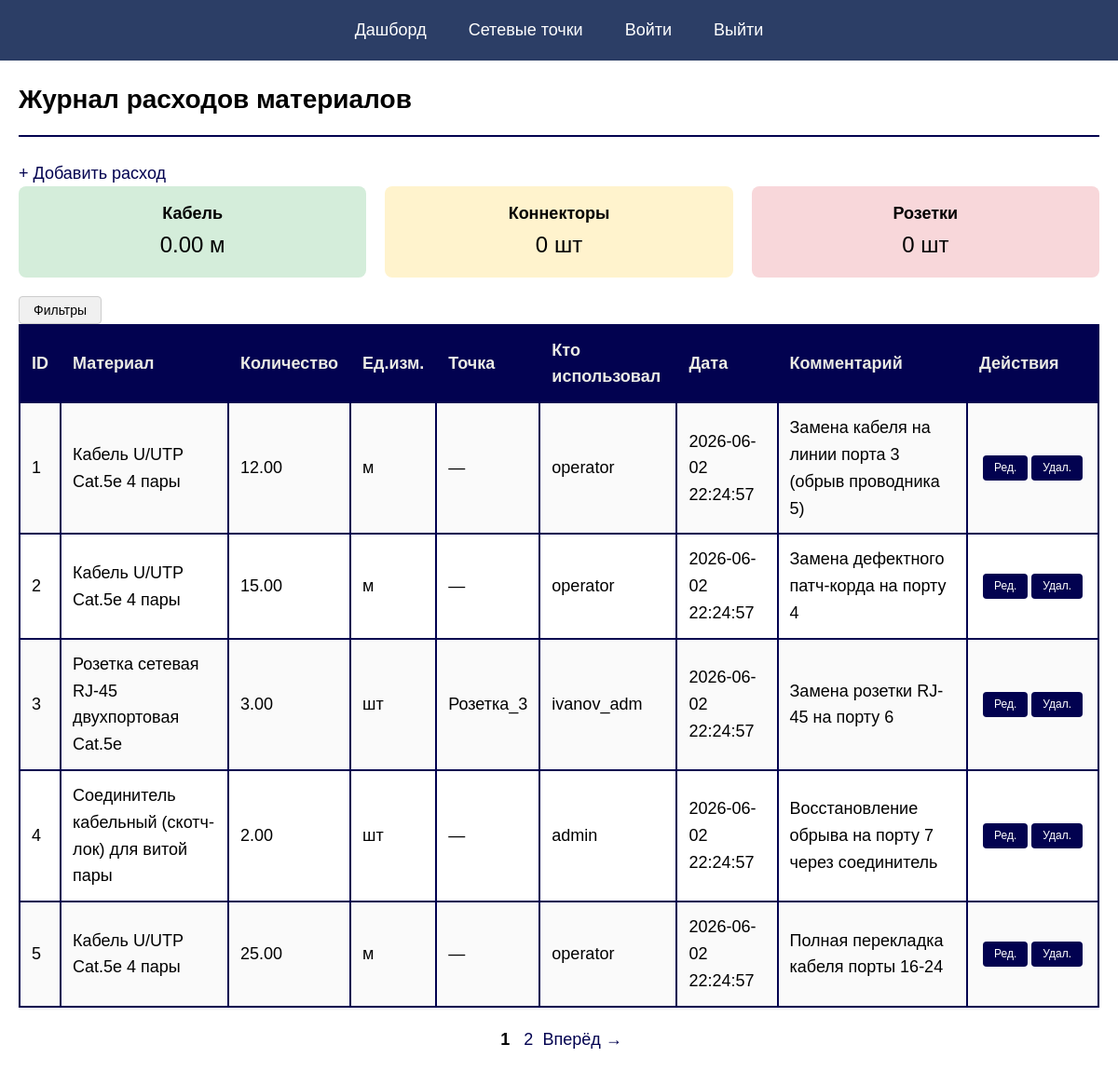
Screenshot of /public/materials/materials.php with the database file from the repository.
### tables this page shows
CREATE TABLE `material_usage` (
                                  `id` int(11) NOT NULL AUTO_INCREMENT,
                                  `material_id` int(11) NOT NULL,
                                  `quantity` decimal(10,2) NOT NULL,
                                  `point_id` int(11) DEFAULT NULL,
                                  `defect_id` int(11) DEFAULT NULL,
                                  `used_by` int(11) NOT NULL,
                                  `used_at` datetime DEFAULT CURRENT_TIMESTAMP,
                                  `comment` text,
                                  PRIMARY KEY (`id`),
                                  KEY `material_id` (`material_id`),
                                  KEY `point_id` (`point_id`),
                                  KEY `defect_id` (`defect_id`),
                                  KEY `used_by` (`used_by`),
                                  CONSTRAINT `material_usage_ibfk_1` FOREIGN KEY (`material_id`) REFERENCES `materials` (`id`),
                                  CONSTRAINT `material_usage_ibfk_2` FOREIGN KEY (`point_id`) REFERENCES `network_points` (`id`) ON DELETE SET NULL,
                                  CONSTRAINT `material_usage_ibfk_3` FOREIGN KEY (`defect_id`) REFERENCES `defects` (`id`) ON DELETE SET NULL,
                                  CONSTRAINT `material_usage_ibfk_4` FOREIGN KEY (`used_by`) REFERENCES `users` (`id`) ON DELETE CASCADE
);

CREATE TABLE `materials` (
                             `id` int(11) NOT NULL AUTO_INCREMENT,
                             `name` varchar(100) NOT NULL,
                             `type` enum('кабель','коннектор','розетка','крепление','другое') NOT NULL,
                             `unit` enum('м','шт') NOT NULL,
                             PRIMARY KEY (`id`)
);

CREATE TABLE `users` (
                         `id` int(11) NOT NULL AUTO_INCREMENT,
                         `login` varchar(50) NOT NULL UNIQUE,
                         `password_hash` varchar(255) NOT NULL,
                         `role` enum('admin','operator') DEFAULT 'operator',
                         `created_at` timestamp default CURRENT_TIMESTAMP,
                         PRIMARY KEY (`id`)
);

CREATE TABLE `network_points` (
                                  `id` int(11) NOT NULL AUTO_INCREMENT,
                                  `label` varchar(20) NOT NULL UNIQUE,
                                  `type` enum('розетка','коммутатор','кабель','патч-корд') NOT NULL,
                                  `location` varchar(100) DEFAULT NULL,
                                  `status` enum('активна','дефект','списана') DEFAULT 'активна',
                                  `last_check` date DEFAULT NULL,
                                  PRIMARY KEY (`id`)
);

### public/materials/materials.php (called while the page is built, shortened)
<?php
require_once '../../config/db.php';
require_once '../../controllers/materials/materials_controller.php';
include '../../views/materials/index.php';

### controllers/materials/materials_controller.php (called while the page is built, shortened)
<?php
require_once __DIR__ . '/../../models/materials/MaterialModel.php';
require_once __DIR__ . '/../../includes/pagination.php';
$limit = 5;
$page = isset($_GET['page']) ? (int)$_GET['page'] : 1;
$date_from = $_GET['date_from'] ?? '';
$date_to = $_GET['date_to'] ?? '';
$material_id = $_GET['material_id'] ?? '';
$total = countAllMaterialsUsage($pdo, $date_from, $date_to, $material_id);
$pagination = getPaginationInfo($total, $limit, $page);
$items = getMaterialsUsageWithPagination($pdo, $pagination['limit'], $pagination['offset'], $date_from, $date_to, $material_id);
$currentPage = $pagination['current_page'];
$totalPages = $pagination['total_pages'];
?>

### models/materials/MaterialModel.php (called while the page is built, shortened)
<?php
function getMaterialsUsageWithPagination($pdo, $limit, $offset, $date_from = '', $date_to = '', $material_id = '') {
    $sql = "SELECT
                material_usage.id,
                material_usage.quantity,
                material_usage.point_id,
                material_usage.defect_id,
                material_usage.used_by,
                material_usage.used_at,
                material_usage.comment,
                materials.name AS material_name,
                materials.type AS material_type,
                materials.unit AS unit,
                users.login AS user_name,
                network_points.label AS point_label
            FROM material_usage
            LEFT JOIN materials ON material_usage.material_id = materials.id
            LEFT JOIN users ON material_usage.used_by = users.id
            LEFT JOIN network_points ON material_usage.point_id = network_points.id
            WHERE 1=1";
    $params = [];
    $sql .= " LIMIT :limit OFFSET :offset";
    $stmt = $pdo->prepare($sql);
    $stmt->bindValue(':limit', (int)$limit, PDO::PARAM_INT);
    $stmt->bindValue(':offset', (int)$offset, PDO::PARAM_INT);
    $stmt->execute();
    return $stmt->fetchAll(PDO::FETCH_ASSOC);
}
function countAllMaterialsUsage($pdo, $date_from = '', $date_to = '', $material_id = '') {
    $sql = "SELECT COUNT(*) FROM material_usage WHERE 1=1";
    $params = [];
    $stmt = $pdo->prepare($sql);
    $stmt->execute($params);
    return $stmt->fetchColumn();
}
?>

### includes/pagination.php (called while the page is built, shortened)
<?php
function getPaginationInfo($total, $limit = 5, $page = 1) {
    $totalPages = ceil($total / $limit);
    return [
        'current_page' => $page,
        'total_pages' => $totalPages,
        'total' => $total,
        'limit' => $limit,
        'offset' => ($page - 1) * $limit
    ];
}
?>

### views/materials/index.php (the view, shortened to what this page needs)
<?php include __DIR__ . '/../../views/layouts/header.php'; ?>
    <h1>Журнал расходов материалов</h1>
    <p><a href="materials_add.php">+ Добавить расход</a></p>
<?php include __DIR__ . '/summary.php'; ?>
<?php include __DIR__ . '/filter.php'; ?>
<?php if (empty($items)): ?>
    <p>Нет записей.</p>
<?php else: ?>
    <table border="1" cellpadding="10" width="100%" style="border-collapse: collapse;">
        <tr style="background: #f0f0f0;">
            <th>ID</th>
            <th>Материал</th>
            <th>Количество</th>
            <th>Ед.изм.</th>
            <th>Точка</th>
            <th>Кто использовал</th>
            <th>Дата</th>
            <th>Комментарий</th>
            <th>Действия</th>
        </tr>
        <?php foreach ($items as $item): ?>
            <tr>
                <td><?= htmlspecialchars($item['id']) ?></td>
                <td><?= htmlspecialchars($item['material_name']) ?></td>
                <td><?= htmlspecialchars($item['quantity']) ?></td>
                <td><?= $item['unit'] == 'м' ? 'м' : 'шт' ?></td>
                <td><?= htmlspecialchars($item['point_label'] ?? '—') ?></td>
                <td><?= htmlspecialchars($item['user_name'] ?? '—') ?></td>
                <td><?= htmlspecialchars($item['used_at']) ?></td>
                <td><?= htmlspecialchars($item['comment'] ?? '—') ?></td>
                <td>
                    <a href="material_edit.php?id=<?= $item['id'] ?>">Ред.</a> |
                    <a href="material_delete.php?id=<?= $item['id'] ?>" onclick="return confirm('Удалить запись?')">Удал.</a>
                </td>
            </tr>
        <?php endforeach; ?>
    </table>
<?php endif; ?>
<?php if ($totalPages > 1): ?>
    <div style="margin-top: 20px; text-align: center;">
        <?php for ($i = 1; $i <= $totalPages; $i++): ?>
                <?php
                $params = $_GET;
                $params['page'] = $i;
                $linkPage = "?" . http_build_query($params); ?>
            <?php if ($i == $currentPage): ?>
                <strong style="margin: 0 5px;"><?= $i ?></strong>
            <?php else: ?>
                <a href="<?= $linkPage?>" style="margin: 0 5px;"><?= $i ?></a>
            <?php endif; ?>
        <?php endfor; ?>
        <?php if ($currentPage < $totalPages): ?>
                <?php
                $params = $_GET;
                $params['page'] = $currentPage + 1;
                $linkNext = "?" . http_build_query($params); ?>
            <a href="<?= $linkNext ?>">Вперёд →</a>
        <?php endif; ?>
    </div>
<?php endif; ?>

### assets/main.css (style rules this page uses)
* { margin: 0; padding: 0; box-sizing: border-box; }
:root { --primary: #020250; --secondary: #020250; --success: #ffffff; --warning: #020250; --danger: #020250; --text: #000000; --text-light: #7f8c8d; }
html, body { font-family: 'Spectrum Sans', -apple-system, Spectrum Sans, sans-serif; color: var(--text); background-color: #ecece5; font-size: 18px; line-height: 1.6; }
h1 { margin-bottom: 25px; padding-bottom: 15px; border-bottom: 2px solid var(--secondary); font-size: 28px; }
table { width: 100%; border-collapse: collapse; background-color: #ffffff; box-shadow: 0 1px 3px rgba(0, 0, 0, 0.1); margin-bottom: 20px; }
table th { background-color: var(--primary); color: #ecece5; padding: 12px; text-align: left; font-weight: 600; }
table td { padding: 12px; border-bottom: 1px solid #ecf0f1; }
table tbody tr:nth-child(even) { background-color: #fafafa; }
a { color: var(--secondary); text-decoration: none; }
table { border: 2px solid #020250; }
table th, table td { border: 2px solid #020250; border-bottom: 2px solid #020250; }
table th { border-bottom: 2px solid #020250; }
table td:last-child { white-space: nowrap; }
table td:last-child a, table td:last-child button { display: inline-block; padding: 4px 12px; margin: 0 4px; font-size: 12px; font-weight: 500; text-decoration: none; border-radius: 4px; transition: all 0.2s ease; cursor: pointer; }
table td:last-child a:first-child, .btn-edit { background-color: #020250; color: white; border: none; }
table td:last-child a:last-child, .btn-delete { background-color: #020250; color: white; border: none; }
table td:last-child { letter-spacing: normal; }
table td:last-child a:not(:first-child) { margin-left: 0; }
table td:last-child { font-size: 0; }
table td:last-child a { font-size: 12px; }

### assets/responsive.css (style rules this page uses)
* { box-sizing: border-box; }
body { margin: 0; padding: 0; font-family: Tahoma, Arial, sans-serif; background: #f5f5f5; }
table { width: 100%; border-collapse: collapse; background: white; }
th, td { border: 1px solid #ddd; padding: 10px; text-align: left; }
th { background: #f0f0f0; }

### rows the page displays
material_usage: id "1", material.name "Кабель U/UTP Cat.5e 4 пары", quantity "12.00", shows "м", point_label "—", used_by.login "operator", used_at "2026-06-02 22:24:57", comment "Замена кабеля на линии порта 3 (обрыв проводника 5)"
material_usage: id "2", material.name "Кабель U/UTP Cat.5e 4 пары", quantity "15.00", shows "м", point_label "—", used_by.login "operator", used_at "2026-06-02 22:24:57", comment "Замена дефектного патч-корда на порту 4"
material_usage: id "3", material.name "Розетка сетевая RJ-45 двухпортовая Cat.5e", quantity "3.00", shows "шт", point.label "Розетка_3", used_by.login "ivanov_adm", used_at "2026-06-02 22:24:57", comment "Замена розетки RJ-45 на порту 6"
material_usage: id "4", material.name "Соединитель кабельный (скотч-лок) для витой пары", quantity "2.00", shows "шт", point_label "—", used_by.login "admin", used_at "2026-06-02 22:24:57", comment "Восстановление обрыва на порту 7 через соединитель"
material_usage: id "5", material.name "Кабель U/UTP Cat.5e 4 пары", quantity "25.00", shows "м", point_label "—", used_by.login "operator", used_at "2026-06-02 22:24:57", comment "Полная перекладка кабеля порты 16-24"

### other values shown
$total_cable "0.00"
$total_connectors "0"
$total_sockets "0"
